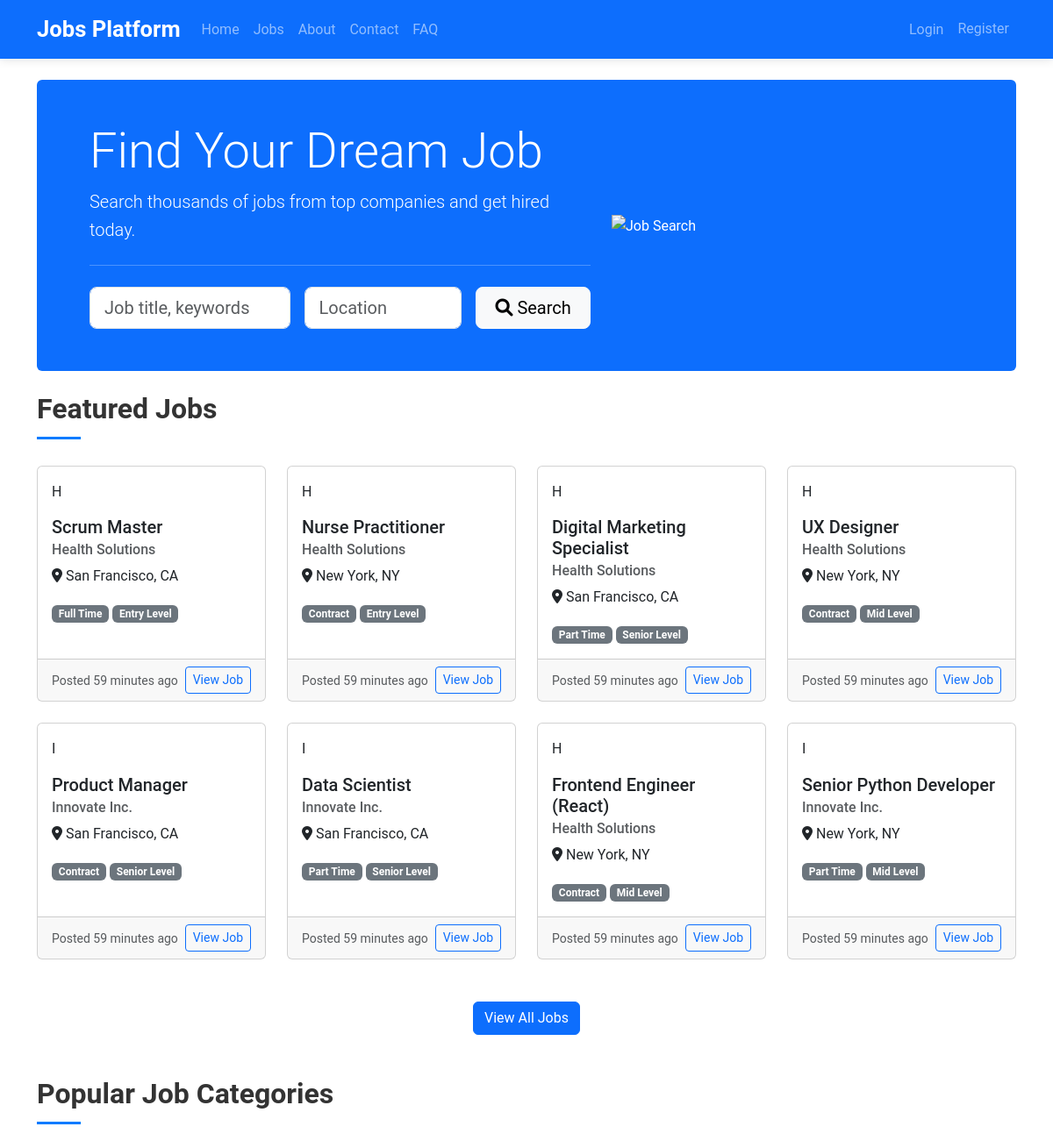
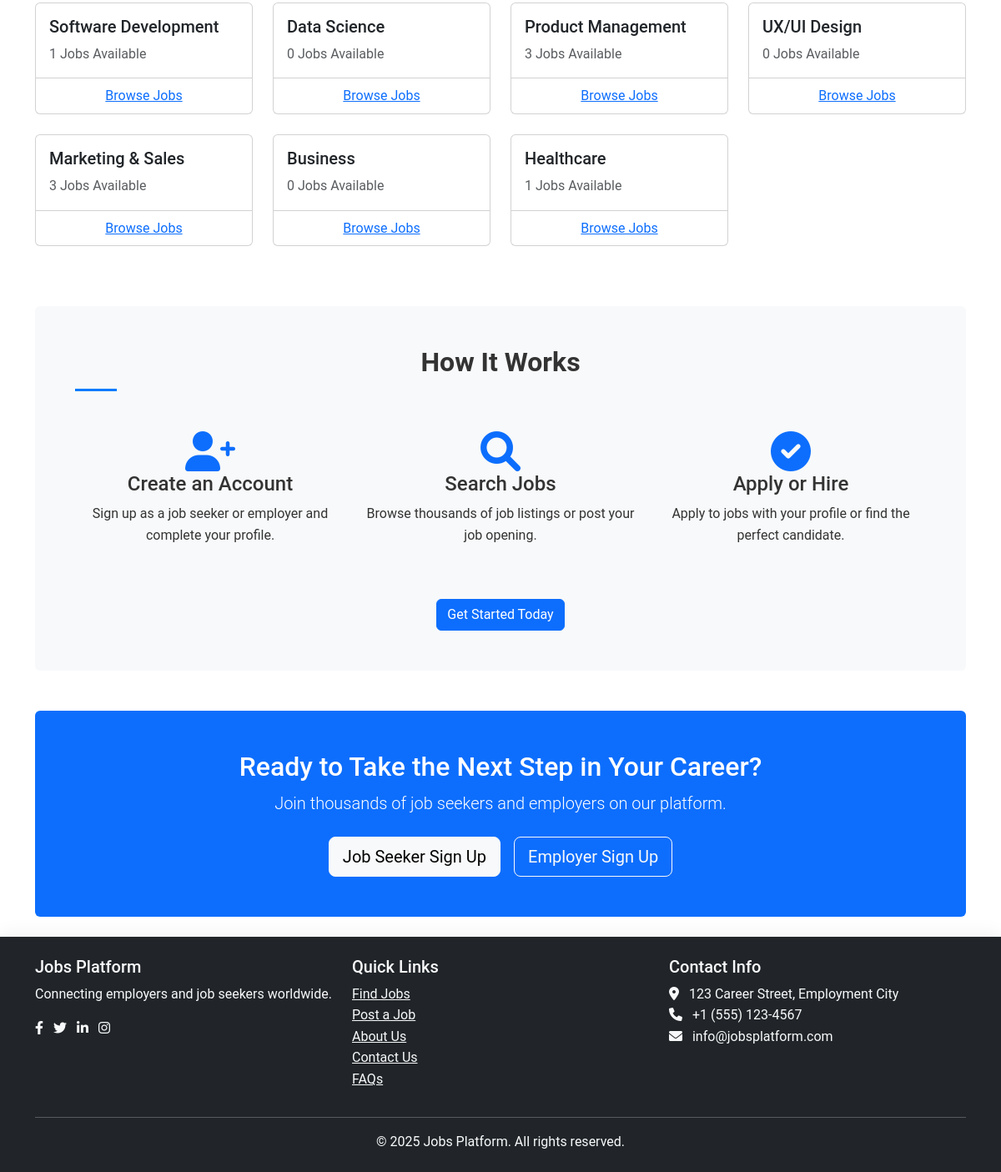
The page / on the database its author committed (2 pictures, top to bottom).
### jobs/models.py (models this page shows, shortened)
class Job(models.Model):
    STATUS_CHOICES = (
        ('draft', 'Draft'),
        ('published', 'Published'),
        ('expired', 'Expired'),
        ('filled', 'Filled'),
    )
    JOB_TYPE_CHOICES = (
        ('full_time', 'Full Time'),
        ('part_time', 'Part Time'),
        ('contract', 'Contract'),
        ('internship', 'Internship'),
        ('remote', 'Remote'),
    )
    EXPERIENCE_LEVEL_CHOICES = (
        ('entry', 'Entry Level'),
        ('mid', 'Mid Level'),
        ('senior', 'Senior Level'),
        ('executive', 'Executive'),
    )
    title = models.CharField(max_length=100)
    employer = models.ForeignKey(EmployerProfile, on_delete=models.CASCADE, related_name='jobs')
    category = models.ForeignKey(JobCategory, on_delete=models.CASCADE, related_name='jobs')
    industries = models.ManyToManyField(Industry, related_name='jobs')
    skills_required = models.ManyToManyField(Skill, related_name='jobs')
    job_type = models.CharField(max_length=10, choices=JOB_TYPE_CHOICES)
    experience_level = models.CharField(max_length=10, choices=EXPERIENCE_LEVEL_CHOICES)
    location = models.CharField(max_length=100)
    remote_option = models.BooleanField(default=False)
    description = models.TextField()
    responsibilities = models.TextField()
    requirements = models.TextField()
    benefits = models.TextField(blank=True)
    salary_min = models.DecimalField(max_digits=10, decimal_places=2, null=True, blank=True)
    salary_max = models.DecimalField(max_digits=10, decimal_places=2, null=True, blank=True)
    application_deadline = models.DateField()
    status = models.CharField(max_length=10, choices=STATUS_CHOICES, default='draft')
    created_at = models.DateTimeField(auto_now_add=True)
    updated_at = models.DateTimeField(auto_now=True)
    views = models.PositiveIntegerField(default=0)

class JobCategory(models.Model):
    name = models.CharField(max_length=50, unique=True)
    class Meta:
        verbose_name_plural = "Job categories"

### accounts/models.py (models this page shows, shortened)
class EmployerProfile(models.Model):
    user = models.OneToOneField(User, on_delete=models.CASCADE, related_name='employer_profile')
    company_name = models.CharField(max_length=100)
    company_logo = models.ImageField(upload_to='company_logos/', blank=True, null=True)
    company_website = models.URLField(blank=True)
    company_description = models.TextField(blank=True)
    industry = models.CharField(max_length=100, blank=True)
    company_size = models.CharField(max_length=50, blank=True)
    company_location = models.CharField(max_length=100, blank=True)
    founded_year = models.PositiveIntegerField(null=True, blank=True)

### core/views.py (the view)
# urls.py: path('', views.HomeView.as_view(), name='home'),
class HomeView(TemplateView):
    template_name = 'core/home.html'
    def get_context_data(self, **kwargs):
        context = super().get_context_data(**kwargs)
        context['featured_jobs'] = Job.objects.filter(status='published').order_by('-created_at')[:8]
        context['job_categories'] = JobCategory.objects.all()[:10]
        context['testimonials'] = Testimonial.objects.filter(is_active=True)[:4]
        return context

### templates/core/home.html (shortened to what this page needs)
{% extends 'base.html' %}
{% block content %}
<div class="jumbotron bg-primary text-white rounded p-5 mb-4">
    <div class="container">
        <div class="row align-items-center">
            <div class="col-md-7">
                <h1 class="display-4">Find Your Dream Job</h1>
                <p class="lead">Search thousands of jobs from top companies and get hired today.</p>
                <hr class="my-4">
                <form action="{% url 'jobs:job_search' %}" method="get" class="mt-4">
                    <div class="row g-3">
                        <div class="col-md-5">
                            <input type="text" class="form-control form-control-lg" name="q" placeholder="Job title, keywords">
                        </div>
                        <div class="col-md-4">
                            <input type="text" class="form-control form-control-lg" name="location" placeholder="Location">
                        </div>
                        <div class="col-md-3">
                            <button type="submit" class="btn btn-light btn-lg w-100">
                                <i class="fas fa-search"></i> Search
                            </button>
                        </div>
                    </div>
                </form>
            </div>
            <div class="col-md-5 d-none d-md-block">
                <img src="/static/images/job-search.svg" alt="Job Search" class="img-fluid">
            </div>
        </div>
    </div>
</div>
<section class="featured-jobs mb-5">
    <h2 class="section-title">Featured Jobs</h2>
    <div class="row">
        {% if featured_jobs %}
            {% for job in featured_jobs %}
                <div class="col-md-6 col-lg-3 mb-4">
                    <div class="card h-100 job-card">
                        <div class="card-body">
                            {% if job.employer.company_logo %}
                                <img src="{{ job.employer.company_logo.url }}" alt="{{ job.employer.company_name }}" class="company-logo mb-3">
                            {% else %}
                                <div class="company-placeholder mb-3">{{ job.employer.company_name|slice:":1" }}</div>
                            {% endif %}
                            <h5 class="card-title">{{ job.title }}</h5>
                            <h6 class="card-subtitle mb-2 text-muted">{{ job.employer.company_name }}</h6>
                            <p class="card-text location">
                                <i class="fas fa-map-marker-alt"></i> {{ job.location }}
                            </p>
                            <p class="card-text job-type">
                                <span class="badge bg-secondary">{{ job.get_job_type_display }}</span>
                                <span class="badge bg-secondary">{{ job.get_experience_level_display }}</span>
                            </p>
                        </div>
                        <div class="card-footer d-flex justify-content-between align-items-center">
                            <small class="text-muted">Posted {{ job.created_at|timesince }} ago</small>
                            <a href="{% url 'jobs:job_detail' job.pk %}" class="btn btn-sm btn-outline-primary">View Job</a>
                        </div>
                    </div>
                </div>
            {% endfor %}
        {% else %}
            <div class="col-12">
                <div class="alert alert-info">No featured jobs available at the moment.</div>
            </div>
        {% endif %}
    </div>
    <div class="text-center mt-4">
        <a href="{% url 'jobs:job_list' %}" class="btn btn-primary">View All Jobs</a>
    </div>
</section>
<section class="job-categories mb-5">
    <h2 class="section-title">Popular Job Categories</h2>
    <div class="row">
        {% for category in job_categories %}
            <div class="col-md-4 col-lg-3 mb-4">
                <div class="card h-100 category-card">
                    <div class="card-body">
                        <h5 class="card-title">{{ category.name }}</h5>
                        <p class="card-text text-muted">{{ category.jobs.count }} Jobs Available</p>
                    </div>
                    <div class="card-footer bg-transparent text-center">
                        <a href="{% url 'jobs:job_search' %}?category={{ category.id }}" class="stretched-link">Browse Jobs</a>
                    </div>
                </div>
            </div>
        {% endfor %}
    </div>
</section>
<section class="how-it-works bg-light p-5 rounded mb-5">
    <h2 class="section-title text-center mb-5">How It Works</h2>
    <div class="row text-center">
        <div class="col-md-4 mb-4">
            <div class="process-step">
                <div class="step-icon">
                    <i class="fas fa-user-plus fa-3x text-primary"></i>
                </div>
                <h4>Create an Account</h4>
                <p>Sign up as a job seeker or employer and complete your profile.</p>
            </div>
        </div>
        <div class="col-md-4 mb-4">
            <div class="process-step">
                <div class="step-icon">
                    <i class="fas fa-search fa-3x text-primary"></i>
                </div>
                <h4>Search Jobs</h4>
                <p>Browse thousands of job listings or post your job opening.</p>
            </div>
        </div>
        <div class="col-md-4 mb-4">
            <div class="process-step">
                <div class="step-icon">
                    <i class="fas fa-check-circle fa-3x text-primary"></i>
                </div>
                <h4>Apply or Hire</h4>
                <p>Apply to jobs with your profile or find the perfect candidate.</p>
            </div>
        </div>
    </div>
    <div class="text-center mt-4">
        <a href="{% url 'account_signup' %}" class="btn btn-primary">Get Started Today</a>
    </div>
</section>
<section class="cta-section bg-primary text-white p-5 rounded text-center">
    <h2>Ready to Take the Next Step in Your Career?</h2>
    <p class="lead">Join thousands of job seekers and employers on our platform.</p>
    <div class="d-flex justify-content-center mt-4">
        <a href="{% url 'account_signup' %}?user_type=jobseeker" class="btn btn-light btn-lg mx-2">Job Seeker Sign Up</a>
        <a href="{% url 'account_signup' %}?user_type=employer" class="btn btn-outline-light btn-lg mx-2">Employer Sign Up</a>
    </div>
</section>
{% endblock %}

### static/css/style.css (style rules this page uses)
body { font-family: 'Roboto', sans-serif; color: #333; line-height: 1.6; }
.section-title { position: relative; margin-bottom: 30px; padding-bottom: 15px; font-weight: 600; }
.section-title::after { content: ''; position: absolute; display: block; width: 50px; height: 3px; background: #007bff; bottom: 0; left: 0; }

### rows shown on the page
Job: employer.company_name "H", title "Scrum Master", employer.company_name "Health Solutions", location "San Francisco, CA", job_type "Full Time", experience_level "Entry Level", created_at "59 minutes"
Job: employer.company_name "H", title "Nurse Practitioner", employer.company_name "Health Solutions", location "New York, NY", job_type "Contract", experience_level "Entry Level", created_at "59 minutes"
Job: employer.company_name "H", title "Digital Marketing Specialist", employer.company_name "Health Solutions", location "San Francisco, CA", job_type "Part Time", experience_level "Senior Level", created_at "59 minutes"
Job: employer.company_name "H", title "UX Designer", employer.company_name "Health Solutions", location "New York, NY", job_type "Contract", experience_level "Mid Level", created_at "59 minutes"
Job: employer.company_name "I", title "Product Manager", employer.company_name "Innovate Inc.", location "San Francisco, CA", job_type "Contract", experience_level "Senior Level", created_at "59 minutes"
Job: employer.company_name "I", title "Data Scientist", employer.company_name "Innovate Inc.", location "San Francisco, CA", job_type "Part Time", experience_level "Senior Level", created_at "59 minutes"
Job: employer.company_name "H", title "Frontend Engineer (React)", employer.company_name "Health Solutions", location "New York, NY", job_type "Contract", experience_level "Mid Level", created_at "59 minutes"
Job: employer.company_name "I", title "Senior Python Developer", employer.company_name "Innovate Inc.", location "New York, NY", job_type "Part Time", experience_level "Mid Level", created_at "59 minutes"
JobCategory: name "Software Development", jobs.count "1"
JobCategory: name "Data Science", jobs.count "0"
JobCategory: name "Product Management", jobs.count "3"
JobCategory: name "UX/UI Design", jobs.count "0"
JobCategory: name "Marketing & Sales", jobs.count "3"
JobCategory: name "Business", jobs.count "0"
JobCategory: name "Healthcare", jobs.count "1"
